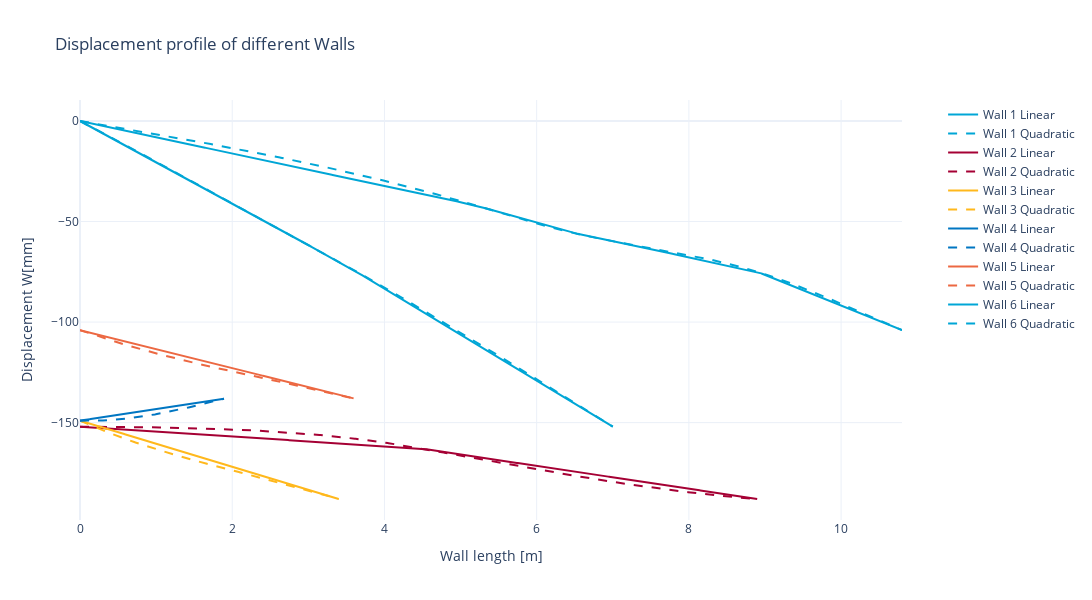

Notebook source saved alongside this figure:
### Markdown cell above
### <strong> 0.2 | Estimating the displacement surface</strong>

### Code cell
ijsselsteinseweg.interpolate() # Interpolate subsidence shape
params = ijsselsteinseweg.soil['house'].values()
#plots.plot_surface(*params)
plots.wall_displacement(ijsselsteinseweg)

### Figure 1 — Plotly figure (JSON) as saved in the notebook; plotly's stock layout.template omitted (floating-point values rounded to 4 significant figures; data arrays with more than 128 entries replaced by an {"elided": "..."} marker saying what was removed)
{"data": [{"line": {"color": "#00a6d6", "dash": "solid"}, "mode": "lines", "name": "Wall 1 Linear", "type": "scatter", "x": {"elided": "1000 float values"}, "y": {"elided": "1000 float values"}}, {"line": {"color": "#00a6d6", "dash": "dash"}, "mode": "lines", "name": "Wall 1 Quadratic", "type": "scatter", "x": {"elided": "1000 float values"}, "y": {"elided": "1000 float values"}}, {"line": {"color": "#A50034", "dash": "solid"}, "mode": "lines", "name": "Wall 2 Linear", "type": "scatter", "x": {"elided": "824 float values"}, "y": {"elided": "824 float values"}}, {"line": {"color": "#A50034", "dash": "dash"}, "mode": "lines", "name": "Wall 2 Quadratic", "type": "scatter", "x": {"elided": "824 float values"}, "y": {"elided": "824 float values"}}, {"line": {"color": "#FFB81C", "dash": "solid"}, "mode": "lines", "name": "Wall 3 Linear", "type": "scatter", "x": {"elided": "486 float values"}, "y": {"elided": "486 float values"}}, {"line": {"color": "#FFB81C", "dash": "dash"}, "mode": "lines", "name": "Wall 3 Quadratic", "type": "scatter", "x": {"elided": "486 float values"}, "y": {"elided": "486 float values"}}, {"line": {"color": "#0076c2", "dash": "solid"}, "mode": "lines", "name": "Wall 4 Linear", "type": "scatter", "x": {"elided": "177 float values"}, "y": {"elided": "177 float values"}}, {"line": {"color": "#0076c2", "dash": "dash"}, "mode": "lines", "name": "Wall 4 Quadratic", "type": "scatter", "x": {"elided": "177 float values"}, "y": {"elided": "177 float values"}}, {"line": {"color": "#EC6842", "dash": "solid"}, "mode": "lines", "name": "Wall 5 Linear", "type": "scatter", "x": {"elided": "515 float values"}, "y": {"elided": "515 float values"}}, {"line": {"color": "#EC6842", "dash": "dash"}, "mode": "lines", "name": "Wall 5 Quadratic", "type": "scatter", "x": {"elided": "515 float values"}, "y": {"elided": "515 float values"}}, {"line": {"color": "#00a6d6", "dash": "solid"}, "mode": "lines", "name": "Wall 6 Linear", "type": "scatter", "x": {"elided": "1000 float values"}, "y": {"elided": "1000 float values"}}, {"line": {"color": "#00a6d6", "dash": "dash"}, "mode": "lines", "name": "Wall 6 Quadratic", "type": "scatter", "x": {"elided": "1000 float values"}, "y": {"elided": "1000 float values"}}], "layout": {"height": 600, "legend": {"traceorder": "normal", "x": 1.05, "y": 1}, "title": {"text": "Displacement profile of different Walls"}, "width": 1500, "xaxis": {"title": {"text": "Wall length [m]"}}, "yaxis": {"title": {"text": "Displacement W[mm]"}}}}
